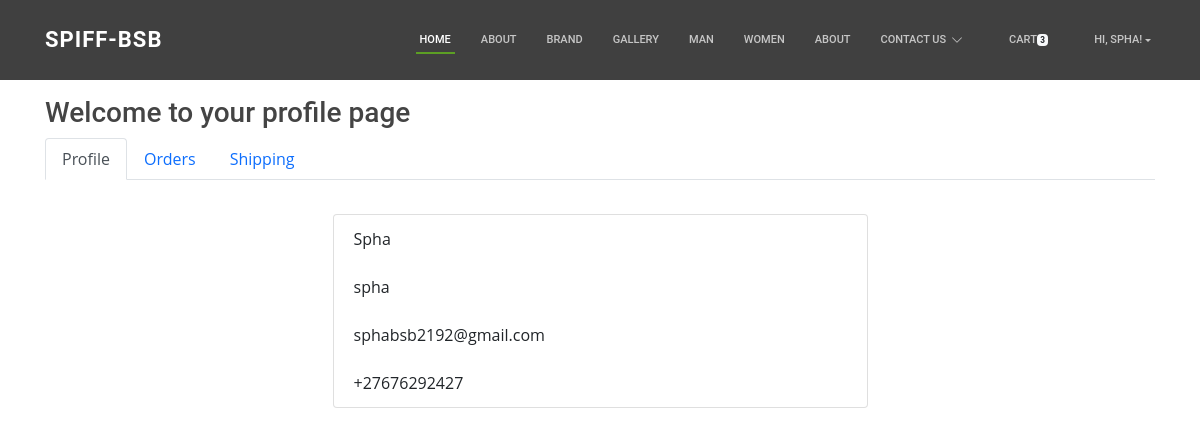
/profile/ (signed in), run on the app's committed database.
### app/models.py (models this page shows, shortened)
class User(UserMixin, db.Model):
	__tablename__="user"
	id = db.Column(db.Integer, primary_key=True)
	firstname = db.Column(db.String(24), index=True)
	lastname = db.Column(db.String(24), index=True)
	email = db.Column(db.String(50), index=True, unique=True)
	password_hash = db.Column(db.String)
	phonenumber = db.Column(db.String(18), index=True, unique=True)
	is_admin = db.Column(db.Boolean, default = False)
	order = db.relationship("Order", backref='ordered_products')
	kart = db.relationship('Kart', uselist=False, backref='user_kart')
	shipping_info = db.relationship('ShippingInfo', backref='shipping',lazy='dynamic')

### app/users/routes.py (the view, shortened to what this page needs)
@users.route('/profile/', methods = ["GET", "POST"])
def profile():
	if current_user.is_anonymous:
		count = 0
		user = 0
	else:
		user = current_user.id
		count = Kart.query.filter_by(user_id =user).count()
		order = Order.query.filter_by(user_id = user)
		items = Kart.query.filter_by(user_id=user).all()
	form = ShippingForm()
	shipping = ShippingInfo.query.all()
	return render_template('users/profile.html', title = "Account page",form=form,
	shipping = shipping, count=count, order = order,items=items)

### app/models.py (called while the page is built)
@login_manager.user_loader
def load_user(id):
    return User.query.get(int(id))

### app/templates/users/profile.html (shortened to what this page needs)
{% extends "base.html" %}
{% block body %}
<h3>
        Welcome to your profile page
</h3>
<nav>
        <div class="nav nav-tabs" id="nav-tab" role="tablist">
                <a class="nav-item nav-link active" id="nav-home-tab" data-toggle="tab" href="#nav-home" role="tab" aria-controls="nav-home" aria-selected="true">Profile</a>
                <a class="nav-item nav-link" id="nav-profile-tab" data-toggle="tab" href="#nav-profile" role="tab" aria-controls="nav-profile" aria-selected="false">Orders</a>
                <a class="nav-item nav-link" id="nav-contact-tab" data-toggle="tab" href="#nav-contact" role="tab" aria-controls="nav-contact" aria-selected="false">Shipping</a>
        </div>
</nav>
<div class="tab-content" id="nav-tabContent mb-5">
<div class="tab-pane fade show active " id="nav-home" role="tabpanel" aria-labelledby="nav-home-tab">
                <ul class="list-group mt-4 center">
                        <li class="list-group-item">{{current_user.firstname }}</li>
                        <li class="list-group-item">{{current_user.lastname }}</li>
                        <li class="list-group-item">{{ current_user.email }}</li>
                        <li class="list-group-item">{{current_user.phonenumber }}</li>
                </ul>
</div>
</div>
{% endblock %}

### app/templates/base.html (shortened to what this page needs)
<html>
    <head>
        <link href="{{ url_for('static', filename='assets/vendor/animate.css/animate.min.css') }}"rel="stylesheet">
        <link href="{{ url_for('static', filename='assets/vendor/bootstrap/css/bootstrap.min.css') }}"rel="stylesheet">
        <link href="{{ url_for('static', filename='assets/vendor/bootstrap-icons/bootstrap-icons.css') }}"rel="stylesheet">
        <link href="{{ url_for('static', filename='assets/vendor/boxicons/css/boxicons.min.css') }}"rel="stylesheet">
        <link href="{{ url_for('static', filename='assets/vendor/glightbox/css/glightbox.min.css') }}"rel="stylesheet">
        <link href="{{ url_for('static', filename='assets/vendor/swiper/swiper-bundle.min.css') }}"rel="stylesheet">
        <link href="{{ url_for('static', filename='css/bootstrap.min.css') }}"rel="stylesheet">
        <link href="{{ url_for('static', filename='css/st.css') }}"rel="stylesheet">
        <link href="{{ url_for('static', filename='assets/css/style.css') }}"rel="stylesheet">
    </head>
    <body>
  <header id="header" class="fixed-top d-flex align-items-center">
    <div class="container d-flex align-items-center justify-content-between">
      <h1 class="logo"><a style="font-size: 22px;"  href="index.html">Spiff-BSB </a></h1>
      <nav id="navbar" class="navbar">
        <ul>
          <li><a class="nav-link scrollto active" style="font-size: 11px;" href="{{ url_for('home.homepage') }}">Home<span class="sr-only">(current)</span></a></li>
          <li><a class="nav-link scrollto" href="#about" style="font-size: 11px;">About</a></li>
          <li><a class="nav-link scrollto" style="font-size: 11px;" href="#services">Brand</a></li>
          <li><a class="nav-link scrollto " style="font-size: 11px;" href="#portfolio">Gallery</a></li>
          <li><a class="nav-link scrollto" style="font-size: 11px;" href="#team">Man</a></li>
          <li><a style="font-size: 11px;" href="blog.html">Women</a></li>
          <li><a class="nav-link scrollto" style="font-size: 11px;" href="#about">About</a></li>
          <li class="dropdown"><a style="font-size: 11px;" href="#"><span>Contact  us</span> <i class="bi bi-chevron-down"></i></a>
              </li>
            </ul>
          {% if current_user.is_authenticated %}
          {% if current_user.is_admin %}
          <li class="nav-item ml-3">
            <a class="nav-link active" style="font-size: 11px;" href="{{ url_for('home.admin_dashboard') }}">Dashboard</a>
          </li>
          <li class="nav-item ml-3">
            <a class="nav-link" style="font-size: 11px;" href="{{ url_for('admin.list_categories') }}">Categories</a>
          </li>
          <li class="nav-item ml-3">
            <a class="nav-link" style="font-size: 11px;" href="{{ url_for('admin.list_products') }}">Products</a>
          </li>
          <li class="nav-item ml-3">
            <a class="nav-link" style="font-size: 11px;" href="{{ url_for('admin.list_orders') }}" >Orders</a>
          </li>
          {% else %}
            <li class="nav-item ml-3">
              <a class="nav-link" style="font-size: 11px;"  href="{{ url_for('users.cart') }}">Cart<span class="badge badge-light">{{ count }}</span></a>
            </li>
            {% endif %}
            <li class="nav-item dropdown ml-3">
                  <a class="nav-link dropdown-toggle" data-toggle="dropdown" style="font-size: 11px;" href="#" role="button" aria-haspopup="true" aria-expanded="false">
                      Hi, {{ current_user.firstname }}!</a>
                </li>
                  {% endif %}
      </nav>
    </div>
  </header>
<br>
<br>
<br>
<br>
    <div class=" container">
            {% block body %}
            {% endblock %}
    </div>
    </body>
</html>

### app/static/css/st.css (style rules this page uses)
.center { margin: auto; width: 50%; padding: 10px; }

### app/static/assets/css/style.css (style rules this page uses)
body { font-family: "Open Sans", sans-serif; color: #444444; background-image: url('https://th.bing.com/th/id/OIP.pwYnOxWFtEnJhP2TTRz4FgHaHa?pid=ImgDet&w=475&h=475&rs=1'); }
a { color: #5c9f24; text-decoration: none; }
h1, h2, h3, h4, h5, h6 { font-family: "Roboto", sans-serif; }
#header { background: rgba(0, 0, 0, 0.75); transition: all 0.5s; z-index: 997; height: 80px; }
#header .logo { font-size: 18px; margin: 0; padding: 0; line-height: 1; font-weight: 700; letter-spacing: 1px; text-transform: uppercase; }
#header .logo a { color: #fff; }
.navbar { padding: 0; }
.navbar ul { margin: 0; padding: 0; display: flex; list-style: none; align-items: center; }
.navbar li { position: relative; }
.navbar > ul > li { white-space: nowrap; padding: 10px 0 10px 22px; }
.navbar a, .navbar a:focus { display: flex; align-items: center; justify-content: space-between; padding: 0 4px; font-family: "Roboto", sans-serif; font-size: 14px; font-weight: 500; color: rgba(255, 255, 255, 0.7); white-space: nowrap; transition: 0.3s; text-transform: uppercase; position: relative; }
.navbar a i, .navbar a:focus i { font-size: 12px; line-height: 0; margin-left: 5px; }
.navbar > ul > li > a:before { content: ""; position: absolute; width: 100%; height: 2px; bottom: -6px; left: 0; background-color: #5c9f24; visibility: hidden; width: 0px; transition: all 0.3s ease-in-out 0s; }
.navbar a:hover:before, .navbar li:hover > a:before, .navbar .active:before { visibility: visible; width: 100%; }
.navbar a:hover, .navbar .active, .navbar .active:focus, .navbar li:hover > a { color: #fff; }

### data on the page
User: firstname "SPHA", firstname "Spha", lastname "spha", email "sphabsb2192@gmail.com", phonenumber "+27676292427"

### other printed values
{{ count }} "3"
